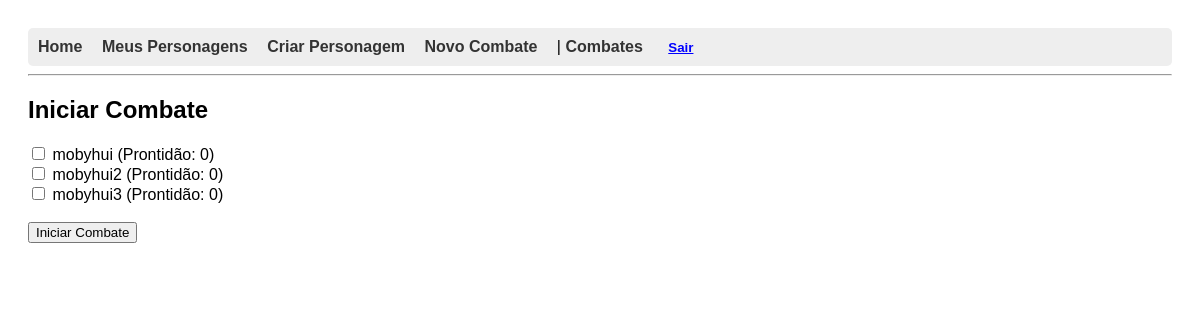
Page /combate/novo/ (signed in) on the committed database.
### personagens/models.py (models this page shows, shortened)
class Personagem(models.Model):
    nome = models.CharField(max_length=100)
    usuario = models.ForeignKey(User, on_delete=models.CASCADE)
    nivel_poder = models.IntegerField(default=10)
    forca = models.IntegerField(default=0)
    vigor = models.IntegerField(default=0)
    destreza = models.IntegerField(default=0)
    agilidade = models.IntegerField(default=0)
    luta = models.IntegerField(default=0)
    inteligencia = models.IntegerField(default=0)
    prontidao = models.IntegerField(default=0)
    presenca = models.IntegerField(default=0)
    aparar = models.IntegerField(default=0)
    esquivar = models.IntegerField(default=0)
    fortitude = models.IntegerField(default=0)
    vontade = models.IntegerField(default=0)
    resistencia = models.IntegerField(default=0)
    penalidade_resistencia = models.IntegerField(default=0, blank=True)
    condicao = models.CharField(max_length=30, blank=True, default="")
    acrobacias = models.IntegerField(default=0)
    atletismo = models.IntegerField(default=0)
    combate_distancia = models.IntegerField(default=0)
    combate_corpo = models.IntegerField(default=0)
    enganacao = models.IntegerField(default=0)
    especialidade = models.IntegerField(default=0)
    furtividade = models.IntegerField(default=0)
    intimidacao = models.IntegerField(default=0)
    intuicao = models.IntegerField(default=0)
    investigacao = models.IntegerField(default=0)
    percepcao = models.IntegerField(default=0)
    persuasao = models.IntegerField(default=0)
    prestidigitacao = models.IntegerField(default=0)
    tecnologia = models.IntegerField(default=0)
    tratamento = models.IntegerField(default=0)
    veiculos = models.IntegerField(default=0)
    historia = models.IntegerField(default=0)
    sobrevivencia = models.IntegerField(default=0)

### combate/views.py (the view, shortened to what this page needs)
# urls.py: path('novo/', criar_combate, name='criar_combate'),
def criar_combate(request):
    personagens = Personagem.objects.all()
    return render(request, 'combate/criar_combate.html', {'personagens': personagens})

### combate/templates/combate/criar_combate.html (shortened to what this page needs)
{% extends 'base.html' %}
{% block content %}
  <h2>Iniciar Combate</h2>
  <form method="post">
    {% for personagem in personagens %}
      <div>
        <label>
          <input type="checkbox" name="personagens" value="{{ personagem.id }}">
          {{ personagem.nome }} (Prontidão: {{ personagem.prontidao }})
        </label>
      </div>
    {% endfor %}
    <br>
    <input type="submit" value="Iniciar Combate">
  </form>
{% endblock %}

### templates/base.html (style rules this page uses)
body { font-family: Arial, sans-serif; padding: 20px; }

### rows in the picture
Personagem: nome "mobyhui", prontidao "0"
Personagem: nome "mobyhui2", prontidao "0"
Personagem: nome "mobyhui3", prontidao "0"
